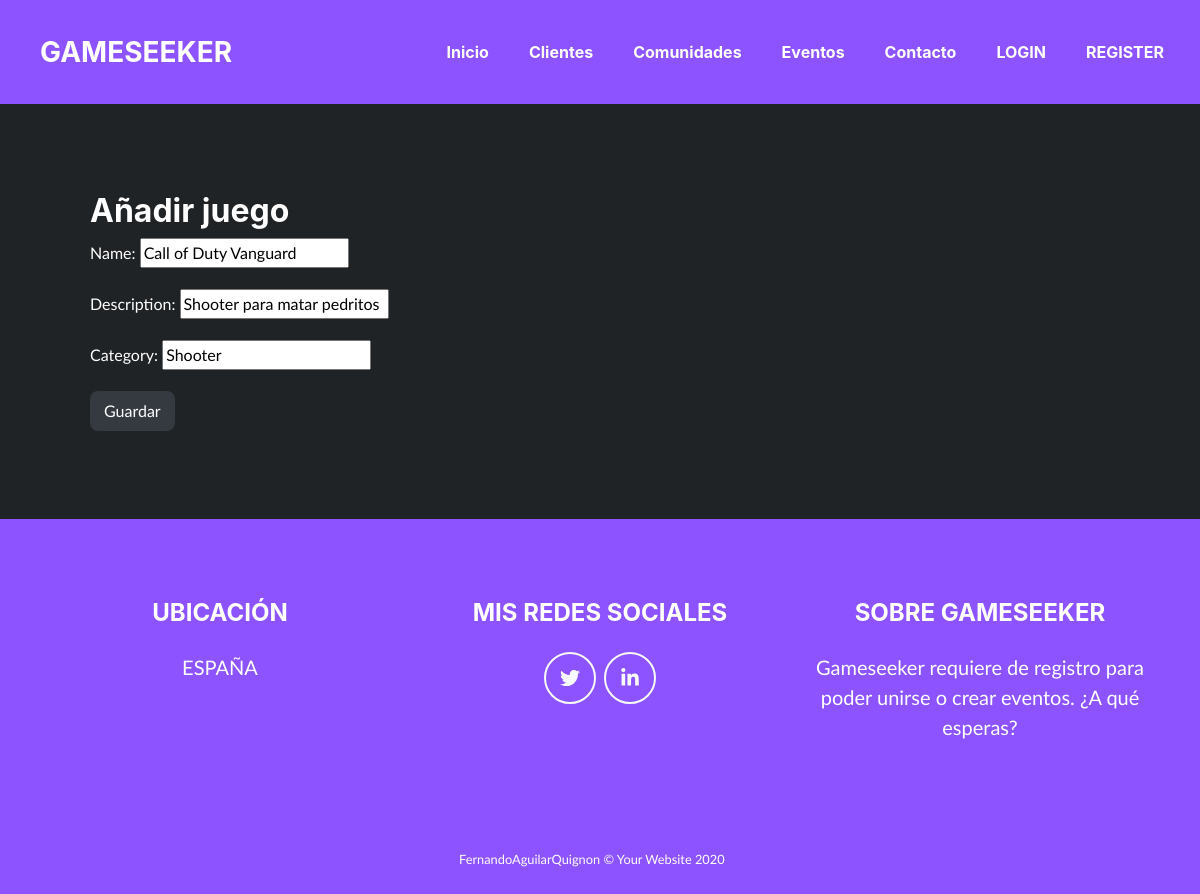
The app's page /juegos/1/edit/ with its own data.
### gameseek_app/models.py (models this page shows, shortened)
class Game(models.Model):
    name = models.CharField(max_length = 100)
    description = models.CharField(max_length = 1000)
    category = models.CharField(max_length = 100)

### gameseek_app/views.py (the view)
# urls.py: path('juegos/<int:pk>/edit/', GameUpdateView.as_view(), name='game-update'),
class GameUpdateView(UpdateView):
    queryset = Game.objects.all()
    fields = ['name', 'description', 'category']

### gameseek_app/templates/gameseek_app/game_form.html (shortened to what this page needs)
{% extends "base.html" %}
{% block content %}
<section class="page-section portfolio" id="portfolio">
    <ul>
    <h2>Añadir juego</h2>
    <form method="POST" class="post-form">{% csrf_token %}
        {{ form.as_p }}
        <button type="submit" class="save btn btn-dark">Guardar</button>
    </form>
    </ul>
</section>
{% endblock %}

### records on screen
Game: name "Call of Duty Vanguard", description "Shooter para matar pedritos", category "Shooter"
